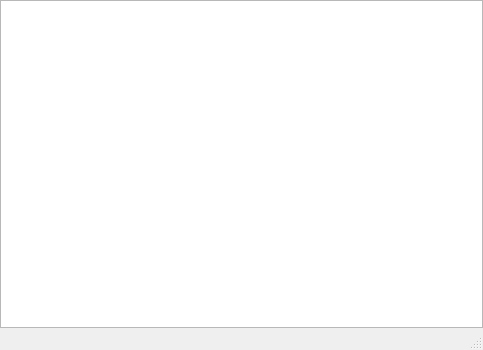
<?xml version="1.0" encoding="UTF-8"?>
<ui version="4.0">
 <class>MainWindow</class>
 <widget class="QMainWindow" name="MainWindow">
  <property name="geometry">
   <rect>
    <x>0</x>
    <y>0</y>
    <width>483</width>
    <height>350</height>
   </rect>
  </property>
  <property name="windowTitle">
   <string>pyqt</string>
  </property>
  <widget class="QWidget" name="centralwidget">
   <layout class="QGridLayout" name="gridLayout">
    <property name="leftMargin">
     <number>0</number>
    </property>
    <property name="topMargin">
     <number>0</number>
    </property>
    <property name="rightMargin">
     <number>0</number>
    </property>
    <property name="bottomMargin">
     <number>0</number>
    </property>
    <item row="0" column="0">
     <layout class="QGridLayout" name="gridLayout_2">
      <item row="0" column="0">
       <widget class="QPlainTextEdit" name="plainTextEdit"/>
      </item>
     </layout>
    </item>
   </layout>
  </widget>
  <widget class="QMenuBar" name="menubar">
   <property name="geometry">
    <rect>
     <x>0</x>
     <y>0</y>
     <width>483</width>
     <height>25</height>
    </rect>
   </property>
  </widget>
  <widget class="QStatusBar" name="statusbar"/>
 </widget>
 <resources/>
 <connections/>
</ui>
